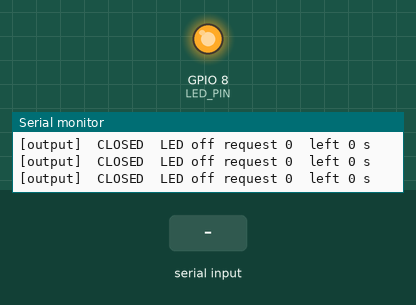
Simulated run of this sketch. Board: ESP32-S3. On the bench: output pins drawn as LEDs (lit = HIGH), the last lines printed to the serial monitor. Dashed ring = blinking. Inputs (shaded band) come from the test bench.

Above: at 1.4 s.
1.5 s: "m" received over Serial
At 2.95 s:
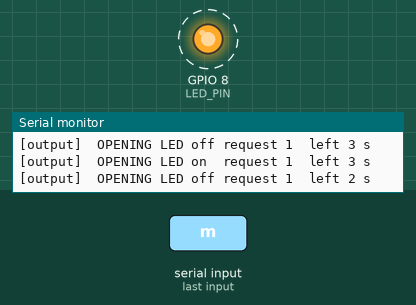
At 5.0 s:
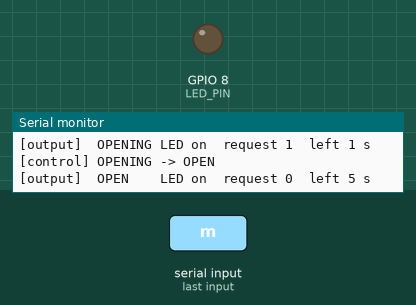
Timing chart, 0 to 6.5 s (numbered marks = the images above; inputs shaded):
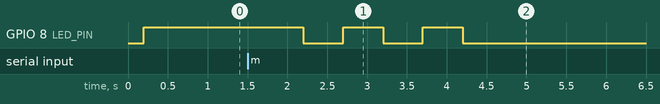

Measured:
- after the input at 1.5 s, GPIO 8 (LED_PIN): alternates HIGH for 0.50 s and LOW for 0.50 s, 5 changes in all, then stays LOW, starting after 0.70 s

The sketch:

fsm_periodic.ino
```cpp
// fsm_periodic - a state machine and two periodic tasks
//
// A parking barrier: it stays closed until a car arrives, then it rises, stays
// up for a while and comes back down.
//
//   CLOSED  --(request)------->  OPENING
//   OPENING --(after 3 s)----->  OPEN      the request is cleared here: the car can pass
//   OPEN    --(after 5 s)----->  CLOSING
//   CLOSING --(after 3 s)----->  CLOSED
//
// Two periodic tasks, with different periods, communicate only through the
// state of the barrier, protected by a mutex:
//
//   control  T = 100 ms   decides the state (the machine above); it prints only
//                         the state changes
//   output   T = 500 ms   decides what is seen: the LED and one line on Serial
//
// What you see: CLOSED = LED off, OPEN = LED lit, OPENING and CLOSING = LED
// blinking. The blinking comes from the output task: lit in one job, off in
// the next, so with the task's period. The output line also shows how many
// seconds of the current state are left, rounded up.
//
// The duration of a state is measured with millis(), a monotonic time: the
// moment the state was entered is kept in the shared state.
//
//   m  a car arrives (the request). A request made while the barrier is up
//      stays recorded and raises the barrier again after it comes down.
//
// Each return to CLOSED prints one verdict line.

// ---- EXPERIMENT KNOBS ----
const uint32_t kControlPeriodMs = 100;
const uint32_t kOutputPeriodMs = 500;
const uint32_t kOpeningMs = 3000;
const uint32_t kOpenMs = 5000;
const uint32_t kClosingMs = 3000;

const int LED_PIN = 8;  // the blue LED: lit when LOW

enum Phase { CLOSED, OPENING, OPEN, CLOSING };
const char* const PHASE_NAMES[] = {"CLOSED", "OPENING", "OPEN", "CLOSING"};
const uint32_t PHASE_MS[] = {0, kOpeningMs, kOpenMs, kClosingMs};  // how long the state lasts; 0 = until an event

struct Barrier {
    enum Phase phase;
    uint32_t phase_start_ms;  // millis() when the current state was entered
    bool request;             // a car has arrived
};

static struct Barrier g_barrier = {CLOSED, 0, false};
static SemaphoreHandle_t g_mutex = NULL;

static void control_task(void* arg) {
    (void)arg;  // not used
    uint32_t cycle_start_ms = 0;  // when the barrier left CLOSED
    uint32_t transitions = 0;     // state changes since then
    TickType_t last = xTaskGetTickCount();
    for (;;) {
        uint32_t now = millis();
        xSemaphoreTake(g_mutex, portMAX_DELAY);
        enum Phase before = g_barrier.phase;
        uint32_t elapsed = now - g_barrier.phase_start_ms;
        enum Phase next = before;
        switch (before) {
            case CLOSED:
                if (g_barrier.request) next = OPENING;
                break;
            case OPENING:
                if (elapsed >= kOpeningMs) next = OPEN;
                break;
            case OPEN:
                if (elapsed >= kOpenMs) next = CLOSING;
                break;
            case CLOSING:
                if (elapsed >= kClosingMs) next = CLOSED;
                break;
        }
        if (next != before) {
            g_barrier.phase = next;
            g_barrier.phase_start_ms = now;
            if (next == OPEN) g_barrier.request = false;
        }
        xSemaphoreGive(g_mutex);

        // Serial only after the mutex is given back
        if (next != before) {
            Serial.printf("[control] %s -> %s\n", PHASE_NAMES[before], PHASE_NAMES[next]);
            if (before == CLOSED) {
                cycle_start_ms = now;
                transitions = 0;
            }
            transitions = transitions + 1;
            if (next == CLOSED) {
                Serial.printf("VERDICT: TRANSITIONS=%lu CYCLE_MS=%lu\n", (unsigned long)transitions,
                              (unsigned long)(now - cycle_start_ms));
            }
        }
        xTaskDelayUntil(&last, pdMS_TO_TICKS(kControlPeriodMs));
    }
}

static void output_task(void* arg) {
    (void)arg;  // not used
    bool blink_on = true;
    TickType_t last = xTaskGetTickCount();
    for (;;) {
        xSemaphoreTake(g_mutex, portMAX_DELAY);
        struct Barrier b = g_barrier;  // the copy of the state, with the mutex held as briefly as possible
        xSemaphoreGive(g_mutex);
        uint32_t now = millis();  // after the copy, so never earlier than b.phase_start_ms

        bool led = false;
        switch (b.phase) {
            case CLOSED: led = false; break;
            case OPEN: led = true; break;
            default: led = blink_on; break;  // OPENING, CLOSING: blinking
        }
        blink_on = !blink_on;  // alternates from one job to the next
        digitalWrite(LED_PIN, led ? LOW : HIGH);

        // The seconds left in the current state, rounded up; 0 in CLOSED, which has no duration
        uint32_t duration = PHASE_MS[b.phase];
        uint32_t seconds = 0;
        if (duration > 0) {
            uint32_t elapsed = min(now - b.phase_start_ms, duration);
            seconds = (duration - elapsed + 999) / 1000;
        }
        Serial.printf("[output]  %-7s LED %-3s request %d  left %lu s\n", PHASE_NAMES[b.phase], led ? "on" : "off",
                      b.request ? 1 : 0, (unsigned long)seconds);
        xTaskDelayUntil(&last, pdMS_TO_TICKS(kOutputPeriodMs));
    }
}

void setup() {
    Serial.begin(115200);
    Serial.setTxTimeoutMs(0);
    uint32_t t = millis();
    while (!Serial && millis() - t < 3000) delay(10);
    delay(200);
    Serial.println();
    Serial.println("=== lab 6: fsm_periodic ===");
    Serial.println("key: m = a car arrives");

    pinMode(LED_PIN, OUTPUT);
    digitalWrite(LED_PIN, HIGH);  // LED off

    g_mutex = xSemaphoreCreateMutex();
    g_barrier.phase_start_ms = millis();

    // function, name, stack in bytes, argument, priority, handle
    // The control task has the higher priority: its period is shorter.
    xTaskCreate(control_task, "control", 4096, NULL, 3, NULL);
    xTaskCreate(output_task, "output", 4096, NULL, 2, NULL);
}

void loop() {
    while (Serial.available() > 0) {
        if (Serial.read() == 'm') {
            xSemaphoreTake(g_mutex, portMAX_DELAY);
            g_barrier.request = true;
            xSemaphoreGive(g_mutex);
            Serial.println("[loop]    car arrived: request recorded");
        }
    }
    delay(20);
}
```
